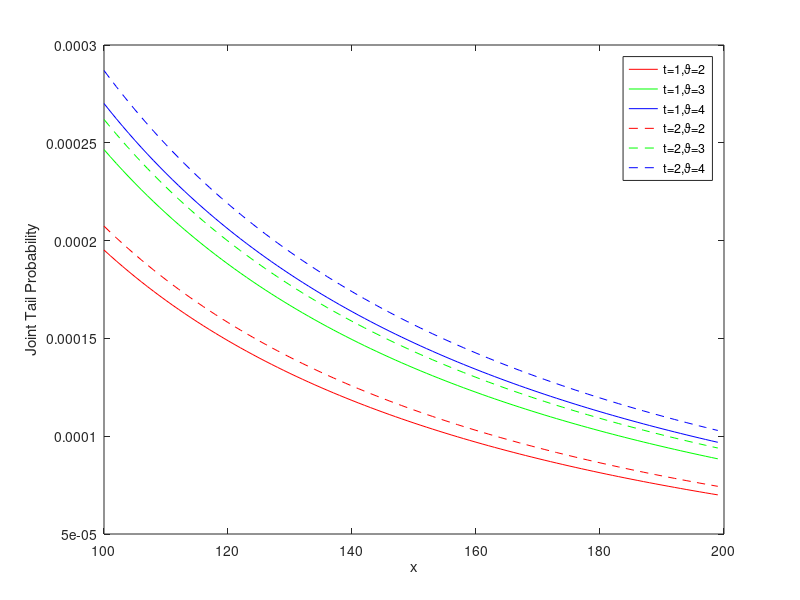

MATLAB code for this plot:
%Figure 4.3 Gumbel copula when \alpha=1
clear all
clc 

alpha=1.5;%heavy tails
gamma=1;%paremater for pareto distribution
b=1;%constant; see Theorem 1
lambda=1;%paremater for N(t)
x1=100;x2=200;N9=100;dx=(x2-x1)/N9;XX=[x1:dx:x2]; Tail=zeros(1,N9);%paremater for x
kappa=1;%see Remark 1 for FGM case
delta2=2.2;delta3=1;delta4=1;%paremater for Brownian motion with jumps
mu=1;%paremater for Y
phio1= -delta2*alpha+delta3^2*alpha^2/2-delta4*alpha/(mu+alpha);%\phi(\alpha)
phio2= -delta2*2*alpha+delta3^2*(2*alpha)^2/2-delta4*2*alpha/(mu+2*alpha);%\phi(2\alpha)
phio3= -delta2*alpha*kappa+delta3^2*(kappa*alpha)^2/2-delta4*alpha*kappa/(mu+kappa*alpha);%\phi(\kappa*\alpha)


t=1;%time
vartheta=2;%paremater for Gumbel copula
tau=1+b-(1^(vartheta)+b^(vartheta))^(1/vartheta);%see Remark 1 for Gumbel case
K1=(2*lambda^2/phio1)*((exp(phio2*t)-exp(phio1*t))/(phio2-phio1)-(exp(phio2*t)-1)/phio2);%K_1; see Remark 4(i)
K2=lambda*(exp(phio3*t)-1)/phio3;%K_2; see Remark 4(i)
for i=1:N9
    Tail(i)=b*K1*(gamma/(gamma+XX(i)))^(alpha*2)+tau*K2*(gamma/(gamma+XX(i)))^(alpha*kappa);%See Theorem 1
end
plot(XX(1:end-1),Tail,'r');hold on

vartheta=3;%paremater for Gumbel copula
tau=1+b-(1^(vartheta)+b^(vartheta))^(1/vartheta);%see Remark 1 for Gumbel case
for i=1:N9
    Tail(i)=b*K1*(gamma/(gamma+XX(i)))^(alpha*2)+tau*K2*(gamma/(gamma+XX(i)))^(alpha*kappa);%See Theorem 1
end
plot(XX(1:end-1),Tail,'green');hold on

vartheta=4;%paremater for Gumbel copula
tau=1+b-(1^(vartheta)+b^(vartheta))^(1/vartheta);%see Remark 1 for Gumbel case
for i=1:N9
    Tail(i)=b*K1*(gamma/(gamma+XX(i)))^(alpha*2)+tau*K2*(gamma/(gamma+XX(i)))^(alpha*kappa);%See Theorem 1
end
plot(XX(1:end-1),Tail,'blue');hold on

t=2;%time
vartheta=2;%paremater for Gumbel copula
tau=1+b-(1^(vartheta)+b^(vartheta))^(1/vartheta);%see Remark 1 for Gumbel case
K1=(2*lambda^2/phio1)*((exp(phio2*t)-exp(phio1*t))/(phio2-phio1)-(exp(phio2*t)-1)/phio2);%K_1; see Remark 4(i)
K2=lambda*(exp(phio3*t)-1)/phio3;%K_2; see Remark 4(i)
for i=1:N9
    Tail(i)=b*K1*(gamma/(gamma+XX(i)))^(alpha*2)+tau*K2*(gamma/(gamma+XX(i)))^(alpha*kappa);%See Theorem 1
end
plot(XX(1:end-1),Tail,'r--');hold on

vartheta=3;%paremater for Gumbel copula
tau=1+b-(1^(vartheta)+b^(vartheta))^(1/vartheta);%see Remark 1 for Gumbel case
for i=1:N9
    Tail(i)=b*K1*(gamma/(gamma+XX(i)))^(alpha*2)+tau*K2*(gamma/(gamma+XX(i)))^(alpha*kappa);%See Theorem 1
end
plot(XX(1:end-1),Tail,'green--');hold on

vartheta=4;%paremater for Gumbel copula
tau=1+b-(1^(vartheta)+b^(vartheta))^(1/vartheta);%see Remark 1 for Gumbel case
for i=1:N9
    Tail(i)=b*K1*(gamma/(gamma+XX(i)))^(alpha*2)+tau*K2*(gamma/(gamma+XX(i)))^(alpha*kappa);%See Theorem 1
end
plot(XX(1:end-1),Tail,'blue--');hold on

xlabel('x')
ylabel('Joint Tail Probability')
legend('t=1,\vartheta=2','t=1,\vartheta=3','t=1,\vartheta=4','t=2,\vartheta=2','t=2,\vartheta=3','t=2,\vartheta=4','Location','northeast')

